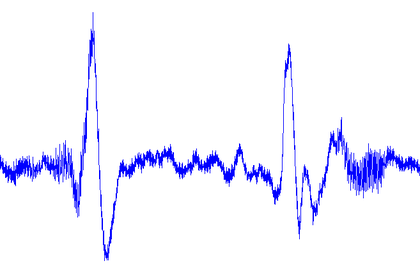
%> input picture Signal Example.png, 420 x 270 px, shrunk from 657 x 422 before the run
$ octave Main.m   (GNU Octave 9; MATLAB toolbox functions it lacks are replaced by stand-ins)
%> lines starting %> are read from the running program, lines starting %| are printed output that depends on the picture; in (x1, y1, x2, y2) boxes, pixels count from 0 and x2, y2 are one past the last pixel; in counts of white or black regions, pixels touching at a corner belong together; the program's own positions count from 1
### pulse_equation.m
function Pulse = pulse_equation()
%   Get a 'function' from an image.
%   Insert an image to A and the result will be an approximate function that
%   represents the line

    A = imread('Signal Example.png');
%> A is the input picture: size 270x420x3 uint8; mean R, G, B 242.1, 242.1, 255
    I = rgb2gray(A);
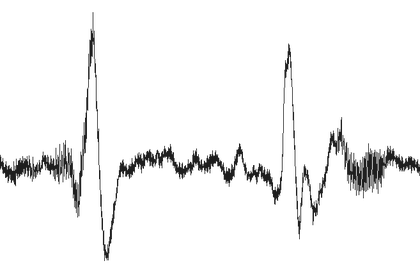
%> I: size 270x420 uint8; min 29, max 255, mean 243.6
    BW = im2bw(I,0.7);
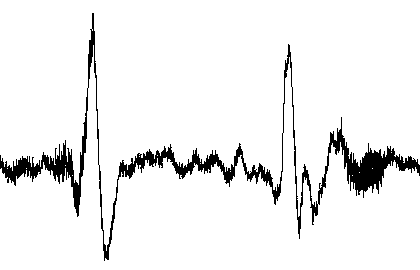
%> BW: size 270x420 logical; 93.7% white; 1 black region, box (x1, y1, x2, y2) and area: (0, 13, 420, 261) 7149

    [h , w] = size(BW);
%> h = 270; w = 420
    Pulse = zeros(1,w);

    for j = w:-1:1
        stop = 0;
        for i = h:-1:1
            if BW(i,j) == 0 && stop == 0;
                Pulse(j) = 255-i;
                stop=1;
            end
        end
    end
%> after the loop, Pulse = 420 values, max 210 at index 94, min -6 at index 105, mean 80.74

end

### WienerFilter.m
function Clean = WienerFilter(Signal,Noisy,Sigma)
%   Wiener Filter for denoising signals.
%
%   INPUT:
%   Signal - Original signal
%   Noisy - Noisy signal
%   Sigma - Noise level
%
%   OUTPUT:
%   Clean_Signal - Denoised signal

    n = length(Signal);

    Signal_FFT = DFT_Fun(Signal)*n;
    Noisy_FFT = DFT_Fun(Noisy)*n;

    P_Sig = abs(Signal_FFT).^2; % Spectral power

    Wie_Fltr = P_Sig./(P_Sig + n*Sigma^2);

    Clean = real(Inv_DFT_Fun(Noisy_FFT.*Wie_Fltr));

end

### DFT_Fun.m
function DFT_Sig = DFT_Fun(Sig)

i = sqrt(-1);
DFT_Sig = Sig;
N = length(Sig);

for k=1:N
    sum_n=0;
    for n=1:N
        sum_n=sum_n+Sig(n)*(exp((-2*pi*i)*(k-1)*(n-1)/N));
    end
    DFT_Sig(k)=sum_n;
end

DFT_Sig = 1/N*DFT_Sig;

### Inv_DFT_Fun.m
function Inv_DFT_Sig=Inv_DFT_Fun(Sig)

i = sqrt(-1);
Inv_DFT_Sig = Sig;
N = length(Sig);

for k=1:N
    sum_n=0;
    for n=1:N
        sum_n=sum_n+Sig(n)*(exp((2*pi*i)*(k-1)*(n-1)/N));
    end
    Inv_DFT_Sig(k)=sum_n;
end

Inv_DFT_Sig = 1/N*Inv_DFT_Sig;

### Main.m
clear all; close all; clc;

% SIGNAL
% x = linspace(0,10*pi,n); Sig = sin(x); % Simple signal
Sig = pulse_equation();
%> Sig has the same summary as Pulse in pulse_equation

n = length(Sig);
%> n = 420
x = linspace(0,1,n);
%> x = 420 values from 0 to 1
Sigma = 0.03*(max(Sig)-min(Sig)); % noise level
%> Sigma = 6.48
Nos_Sig = Sig + Sigma*randn(1,n); % noisy signal

figure; plot(x,Sig,x,Nos_Sig); axis tight; title('Original and Noisy Signals'); ...
    legend('Original Signal','SNoised Noise')
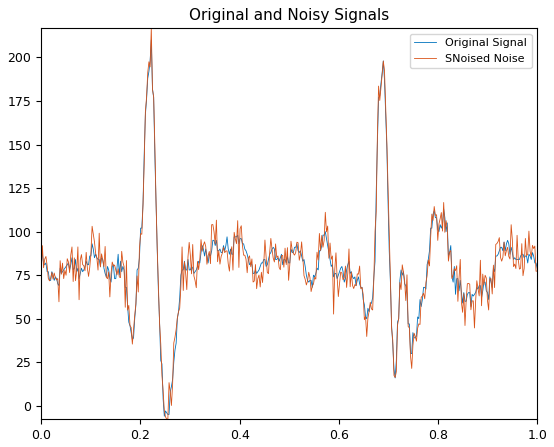
%> figure redrawn from the program's plot data; curve peaks at x = 0.222, y = 210; curve peaks at x = 0.222, y = 216.9
% print('Original and Noisy Signals','-dpng')

%% DENOISING AND PLOTTING
Clean = WienerFilter(Sig,Nos_Sig,Sigma);
%> in DFT_Fun, `DFT_Sig = Sig;`: DFT_Sig has the same summary as Pulse in pulse_equation
%> in WienerFilter, `P_Sig = abs(Signal_FFT).^2;`: P_Sig = 420 values, max 1.15e+09 at index 1, min 22.79 at index 210, mean 3080765
%> in WienerFilter, `Wie_Fltr = P_Sig./(P_Sig + n*Sigma^2);`: Wie_Fltr = 420 values, max 1 at index 1, min 0.00129 at index 210, mean 0.336
%> in WienerFilter, `Clean = real(Inv_DFT_Fun(Noisy_FFT.*Wie_Fltr));`: Clean = 420 values, max 202.7 at index 94, min -4.9 at index 105, mean 80.73

figure; plot(x,Sig,x,Clean); axis tight; title('Original and Denoised Signals'); ...
    legend('Original Signal','Denoised Signal')
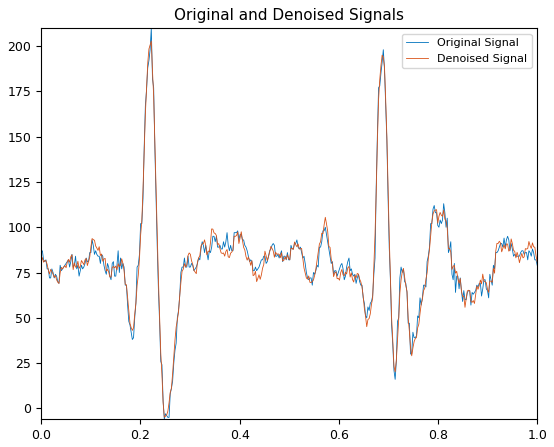
%> figure redrawn from the program's plot data; curve peaks at x = 0.222, y = 210; curve peaks at x = 0.222, y = 202.7
% print('Original and Denoised Signals','-dpng')

figure; plot(x,Nos_Sig,x,Clean); axis tight; title('Noised and Denoised Signals'); ...
    legend('Noised Signal','Denoised Signal')
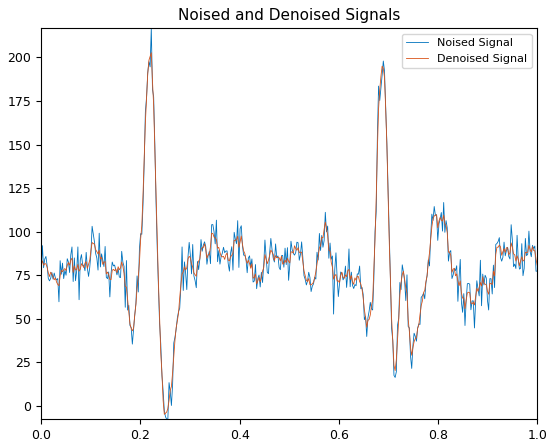
%> figure redrawn from the program's plot data; curve peaks at x = 0.222, y = 216.9; curve peaks at x = 0.222, y = 202.7
% print('Noised and Denoised Signals','-dpng')
